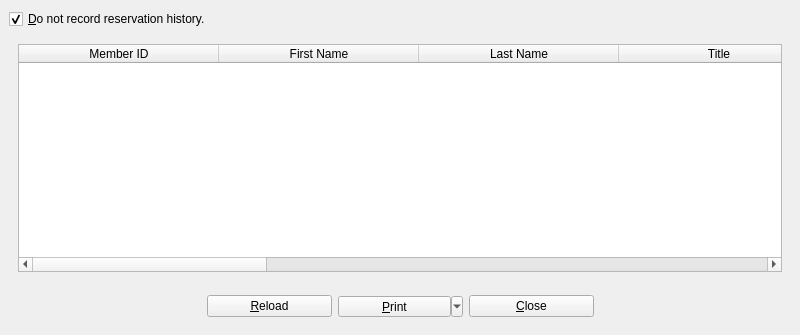
<?xml version="1.0" encoding="UTF-8"?>
<ui version="4.0">
 <class>historyDialog</class>
 <widget class="QMainWindow" name="historyDialog">
  <property name="geometry">
   <rect>
    <x>0</x>
    <y>0</y>
    <width>800</width>
    <height>335</height>
   </rect>
  </property>
  <property name="windowTitle">
   <string>BiblioteQ: Member's Reservation History</string>
  </property>
  <property name="windowIcon">
   <iconset resource="../Icons/icons.qrc">
    <normaloff>:/book.png</normaloff>:/book.png</iconset>
  </property>
  <widget class="QWidget" name="centralwidget">
   <layout class="QVBoxLayout">
    <item>
     <widget class="QCheckBox" name="dnt">
      <property name="text">
       <string>&amp;Do not record reservation history.</string>
      </property>
      <property name="checked">
       <bool>true</bool>
      </property>
     </widget>
    </item>
    <item>
     <widget class="QFrame" name="frame">
      <layout class="QVBoxLayout">
       <item>
        <widget class="QTableWidget" name="table">
         <property name="focusPolicy">
          <enum>Qt::StrongFocus</enum>
         </property>
         <property name="editTriggers">
          <set>QAbstractItemView::NoEditTriggers</set>
         </property>
         <property name="alternatingRowColors">
          <bool>true</bool>
         </property>
         <property name="selectionMode">
          <enum>QAbstractItemView::SingleSelection</enum>
         </property>
         <property name="selectionBehavior">
          <enum>QAbstractItemView::SelectRows</enum>
         </property>
         <property name="verticalScrollMode">
          <enum>QAbstractItemView::ScrollPerItem</enum>
         </property>
         <property name="horizontalScrollMode">
          <enum>QAbstractItemView::ScrollPerPixel</enum>
         </property>
         <property name="sortingEnabled">
          <bool>true</bool>
         </property>
         <property name="cornerButtonEnabled">
          <bool>false</bool>
         </property>
         <attribute name="horizontalHeaderMinimumSectionSize">
          <number>200</number>
         </attribute>
         <attribute name="horizontalHeaderDefaultSectionSize">
          <number>200</number>
         </attribute>
         <attribute name="horizontalHeaderStretchLastSection">
          <bool>true</bool>
         </attribute>
         <column>
          <property name="text">
           <string>Member ID</string>
          </property>
         </column>
         <column>
          <property name="text">
           <string>First Name</string>
          </property>
         </column>
         <column>
          <property name="text">
           <string>Last Name</string>
          </property>
         </column>
         <column>
          <property name="text">
           <string>Title</string>
          </property>
         </column>
         <column>
          <property name="text">
           <string>ID Number</string>
          </property>
         </column>
         <column>
          <property name="text">
           <string>Barcode</string>
          </property>
         </column>
         <column>
          <property name="text">
           <string>Type</string>
          </property>
         </column>
         <column>
          <property name="text">
           <string>Reservation Date</string>
          </property>
         </column>
         <column>
          <property name="text">
           <string>Due Date</string>
          </property>
         </column>
         <column>
          <property name="text">
           <string>Returned Date</string>
          </property>
         </column>
         <column>
          <property name="text">
           <string>Lender</string>
          </property>
         </column>
         <column>
          <property name="text">
           <string>MYOID</string>
          </property>
         </column>
        </widget>
       </item>
      </layout>
     </widget>
    </item>
    <item>
     <layout class="QHBoxLayout">
      <item>
       <spacer>
        <property name="orientation">
         <enum>Qt::Horizontal</enum>
        </property>
        <property name="sizeHint" stdset="0">
         <size>
          <width>51</width>
          <height>26</height>
         </size>
        </property>
       </spacer>
      </item>
      <item>
       <widget class="QToolButton" name="prevTool">
        <property name="toolTip">
         <string>Previous Member</string>
        </property>
        <property name="icon">
         <iconset resource="../Icons/icons.qrc">
          <normaloff>:/32x32/previous.png</normaloff>:/32x32/previous.png</iconset>
        </property>
        <property name="iconSize">
         <size>
          <width>32</width>
          <height>32</height>
         </size>
        </property>
        <property name="autoRaise">
         <bool>true</bool>
        </property>
       </widget>
      </item>
      <item>
       <widget class="QPushButton" name="reloadButton">
        <property name="minimumSize">
         <size>
          <width>125</width>
          <height>0</height>
         </size>
        </property>
        <property name="text">
         <string>&amp;Reload</string>
        </property>
        <property name="icon">
         <iconset resource="../Icons/icons.qrc">
          <normaloff>:/16x16/reload.png</normaloff>:/16x16/reload.png</iconset>
        </property>
        <property name="shortcut">
         <string>F5</string>
        </property>
       </widget>
      </item>
      <item>
       <widget class="QToolButton" name="printButton">
        <property name="minimumSize">
         <size>
          <width>125</width>
          <height>0</height>
         </size>
        </property>
        <property name="text">
         <string>&amp;Print</string>
        </property>
        <property name="icon">
         <iconset resource="../Icons/icons.qrc">
          <normaloff>:/16x16/fileprint.png</normaloff>:/16x16/fileprint.png</iconset>
        </property>
        <property name="popupMode">
         <enum>QToolButton::MenuButtonPopup</enum>
        </property>
        <property name="toolButtonStyle">
         <enum>Qt::ToolButtonTextBesideIcon</enum>
        </property>
       </widget>
      </item>
      <item>
       <widget class="QPushButton" name="cancelButton">
        <property name="minimumSize">
         <size>
          <width>125</width>
          <height>0</height>
         </size>
        </property>
        <property name="text">
         <string>&amp;Close</string>
        </property>
        <property name="icon">
         <iconset resource="../Icons/icons.qrc">
          <normaloff>:/16x16/cancel.png</normaloff>:/16x16/cancel.png</iconset>
        </property>
        <property name="shortcut">
         <string>Ctrl+W</string>
        </property>
       </widget>
      </item>
      <item>
       <widget class="QToolButton" name="nextTool">
        <property name="toolTip">
         <string>Next Member</string>
        </property>
        <property name="icon">
         <iconset resource="../Icons/icons.qrc">
          <normaloff>:/32x32/next.png</normaloff>:/32x32/next.png</iconset>
        </property>
        <property name="iconSize">
         <size>
          <width>32</width>
          <height>32</height>
         </size>
        </property>
        <property name="autoRaise">
         <bool>true</bool>
        </property>
       </widget>
      </item>
      <item>
       <spacer>
        <property name="orientation">
         <enum>Qt::Horizontal</enum>
        </property>
        <property name="sizeHint" stdset="0">
         <size>
          <width>21</width>
          <height>26</height>
         </size>
        </property>
       </spacer>
      </item>
     </layout>
    </item>
   </layout>
  </widget>
 </widget>
 <tabstops>
  <tabstop>dnt</tabstop>
  <tabstop>table</tabstop>
  <tabstop>prevTool</tabstop>
  <tabstop>reloadButton</tabstop>
  <tabstop>printButton</tabstop>
  <tabstop>cancelButton</tabstop>
  <tabstop>nextTool</tabstop>
 </tabstops>
 <resources>
  <include location="../Icons/icons.qrc"/>
 </resources>
 <connections/>
</ui>
